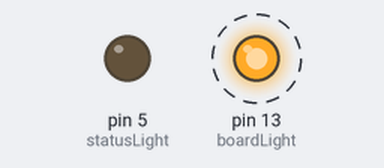
A sketch run on a simulated Arduino Uno, built with avr-gcc and run on an emulated ATmega328P. On the bench: output pins drawn as LEDs (lit = HIGH). Dashed ring = blinking. What the sketch prints to the serial monitor is not drawn.

Above: at 0.2 s.
Timing chart, 0 to 3.0 s (numbered marks = the images above):
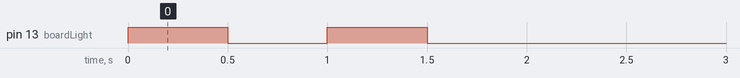

Measured:
- by itself, pin 13 (boardLight): alternates HIGH for 0.50 s and LOW for 0.50 s, 4 changes in all, then stays LOW

The sketch:

test_bt_slave.ino
```cpp
// slave device
int boardLight = 13;
int statusLight = 5;
int incomingByte = 0;
char bluetoothMsg[256];
char bluetoothCmd[256];

void bt_receive(void) {
	bool keepReading = true;
	int index = 0;
	bluetoothMsg[0] = '\0';
	while (keepReading) {
		keepReading = false;
		if (Serial.available() > 0) {
			incomingByte = Serial.read();		// read the incoming byte
			if (incomingByte != 13) {
				bluetoothMsg[index++] = incomingByte;
				keepReading = true;
			}
		}
	}
	bluetoothMsg[index] = '\0';
}

void bt_Send(char* i_bt_cmd, bool i_line = true) {
	if (i_line) {
		Serial.println(i_bt_cmd);
	} else {
		Serial.print(i_bt_cmd);
	}
	delay(100);
	bt_receive();
}

void bt_initialize(void) {
	bool bt_Connected = false;
	Serial.begin(115200);

	bt_Send("$$$", false);
	bt_Send("SM,0");
	bt_Send("---");

	while (!bt_Connected) {
		delay(1000);
		bt_Send("$$$", false);
		bt_Send("GK");
		int numVal = 0;
		if (strlen(bluetoothMsg) > 0) {
			numVal= atoi(bluetoothMsg);
		}
		if (numVal == 1) {
			bt_Connected = true;

		}
		bt_Send("---");
	}

	digitalWrite(statusLight, HIGH);
	delay(200);
	digitalWrite(statusLight, LOW);
	delay(200);
	digitalWrite(statusLight, HIGH);
	delay(200);
	digitalWrite(statusLight, LOW);
	delay(200);

}

void setup() {
	pinMode(boardLight, OUTPUT);
	pinMode(statusLight, OUTPUT);
	digitalWrite(statusLight, LOW);
	digitalWrite(boardLight, HIGH);
	delay(500);
	digitalWrite(boardLight, LOW);
	delay(500);
	digitalWrite(boardLight, HIGH);
	delay(500);
	digitalWrite(boardLight, LOW);
	delay(500);
	bt_initialize();
}

void receive_msg() {
	for (int i = 0; i < 10; i++) {
		if (Serial.available() > 0) {
			incomingByte = Serial.read();      // read the incoming byte
			if (incomingByte == 'R') {
				digitalWrite(statusLight, LOW);
				delay(200);
				digitalWrite(statusLight, HIGH);
				delay(200);
				digitalWrite(statusLight, LOW);
			}
		}
		delay(100);
	}
}

void loop() {
	receive_msg();
}
```
